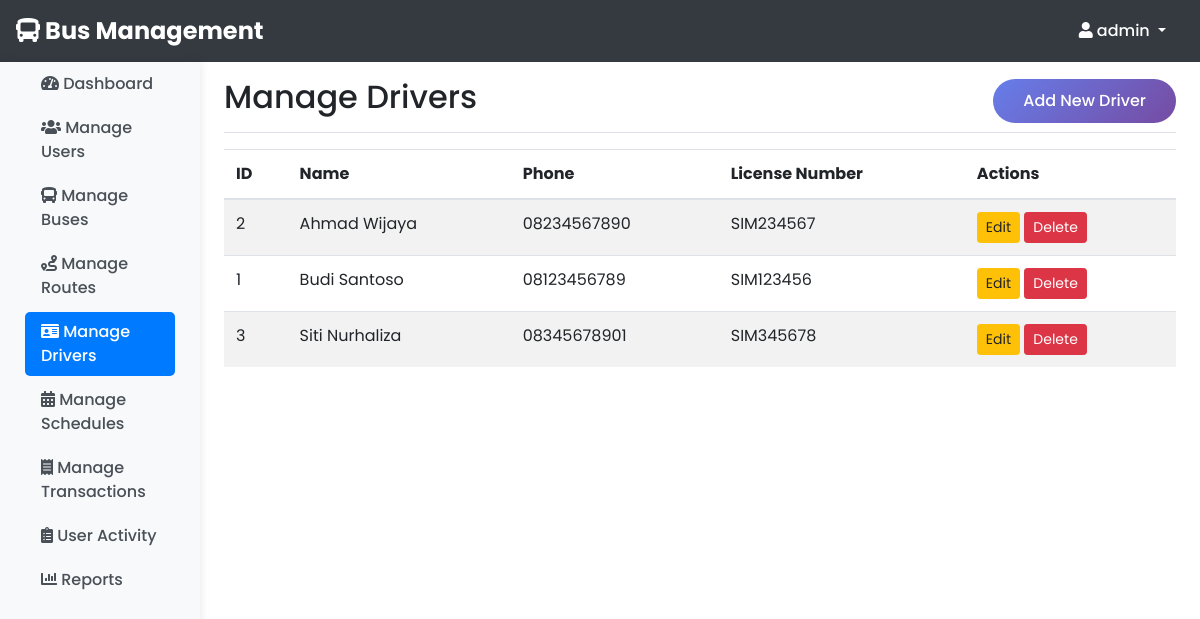
Screenshot of /admin/manage_drivers.php (signed in) with the database file from the repository.
### tables this page shows
CREATE TABLE `drivers` (
  `id` int(11) NOT NULL,
  `name` varchar(100) NOT NULL,
  `phone` varchar(20) NOT NULL,
  `license_number` varchar(50) NOT NULL
);

### admin/manage_drivers.php (the view, shortened to what this page needs)
<?php
require '../includes/header.php';
$conn = getConnection();
$result = $conn->query("SELECT * FROM drivers ORDER BY name");
?>
<div class="container-fluid">
    <div class="row">
        <?php include '../includes/admin_sidebar.php'; ?>
        <main role="main" class="col-md-9 ml-sm-auto col-lg-10 px-4">
            <div class="d-flex justify-content-between flex-wrap flex-md-nowrap align-items-center pt-3 pb-2 mb-3 border-bottom">
                <h1 class="h2">Manage Drivers</h1>
                <a href="add_driver.php" class="btn btn-primary">Add New Driver</a>
            </div>
            <div class="table-responsive">
                <table class="table table-striped">
                    <thead>
                        <tr>
                            <th>ID</th>
                            <th>Name</th>
                            <th>Phone</th>
                            <th>License Number</th>
                            <th>Actions</th>
                        </tr>
                    </thead>
                    <tbody>
                        <?php while ($driver = $result->fetch_assoc()): ?>
                            <tr>
                                <td><?= $driver['id'] ?></td>
                                <td><?= $driver['name'] ?></td>
                                <td><?= $driver['phone'] ?></td>
                                <td><?= $driver['license_number'] ?></td>
                                <td>
                                    <a href="edit_driver.php?id=<?= $driver['id'] ?>" class="btn btn-warning btn-sm">Edit</a>
                                    <a href="manage_drivers.php?delete_id=<?= $driver['id'] ?>"
                                       class="btn btn-danger btn-sm delete-confirm">Delete</a>
                                </td>
                            </tr>
                        <?php endwhile; ?>
                    </tbody>
                </table>
            </div>
        </main>
    </div>
</div>
<?php
require '../includes/footer.php';
?>

### rows the page displays
drivers: id "2", name "Ahmad Wijaya", phone "08234567890", license_number "SIM234567"
drivers: id "1", name "Budi Santoso", phone "08123456789", license_number "SIM123456"
drivers: id "3", name "Siti Nurhaliza", phone "08345678901", license_number "SIM345678"

### other values shown
$_SESSION['username'] "admin"
